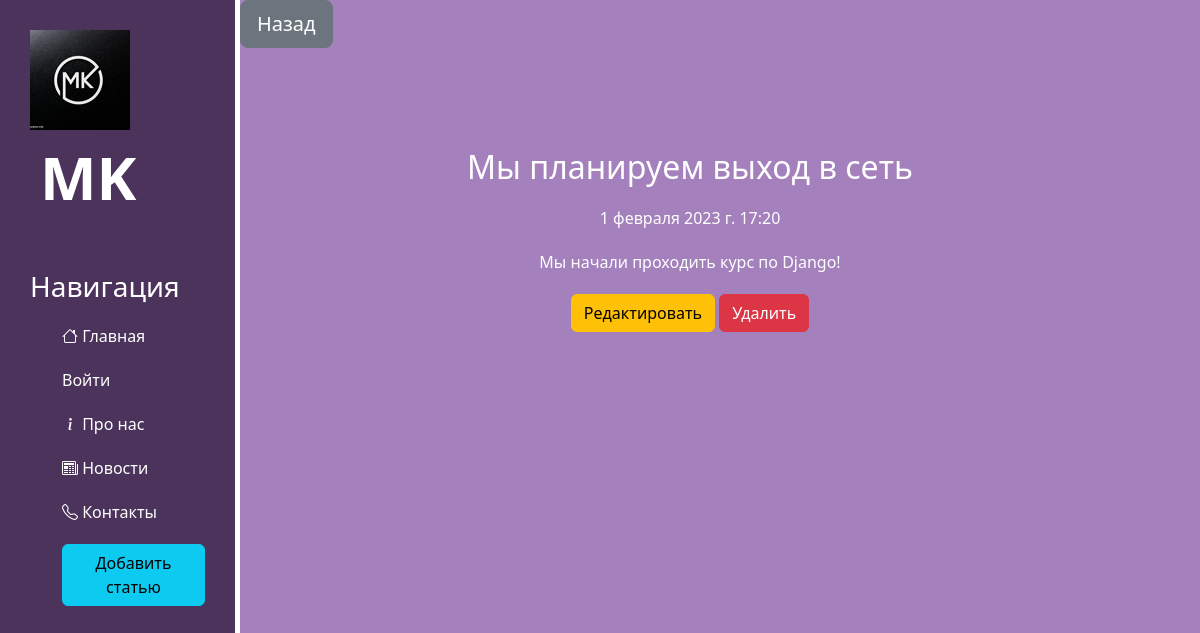
Screenshot of /news/3 with the database file from the repository.
### news/models.py (models this page shows, shortened)
class Articles(models.Model):
    title = models.CharField('Название', max_length=50)
    anons = models.CharField('Анонс', max_length=250)
    full_text = models.TextField('Статья')
    date = models.DateTimeField('Дата публикации')
    class Meta:
        verbose_name = 'Новость'
        verbose_name_plural = 'Новости'

### news/views.py (the view)
class NewsDetailView(DetailView):
    model = Articles
    template_name = 'news/details_view.html'
    context_object_name = 'article'

### news/templates/news/details_view.html (shortened to what this page needs)
{% extends 'main/layout.html' %}
{% block content%}
    <a href="{% url 'home' %}" class="btn btn-secondary btn-lg" disabled>Назад</a>
    <div class="features">
        <h2>{{ article.title }}</h2>
        <p>{{ article.date }}</p>
        <p>{{ article.full_text }}</p>
        <a href="{% url 'news-update' article.id %}" class="btn btn-warning">Редактировать</a>
        <a href="{% url 'news-delete' article.id %}" class="btn btn-danger">Удалить</a>
    </div>
{% endblock %}

### main/static/main/css/main.css (style rules this page uses)
body { background: #A480BC; }
main .features { float: left; color: #fff; margin-top: 100px; text-align: center; width: 75%; }
main .features p { max-width: 400px; margin: 20px auto; }

### rows the page displays
Articles: title "Мы планируем выход в сеть", date "1 февраля 2023 г. 17:20", full_text "Мы начали проходить курс по Django!"
